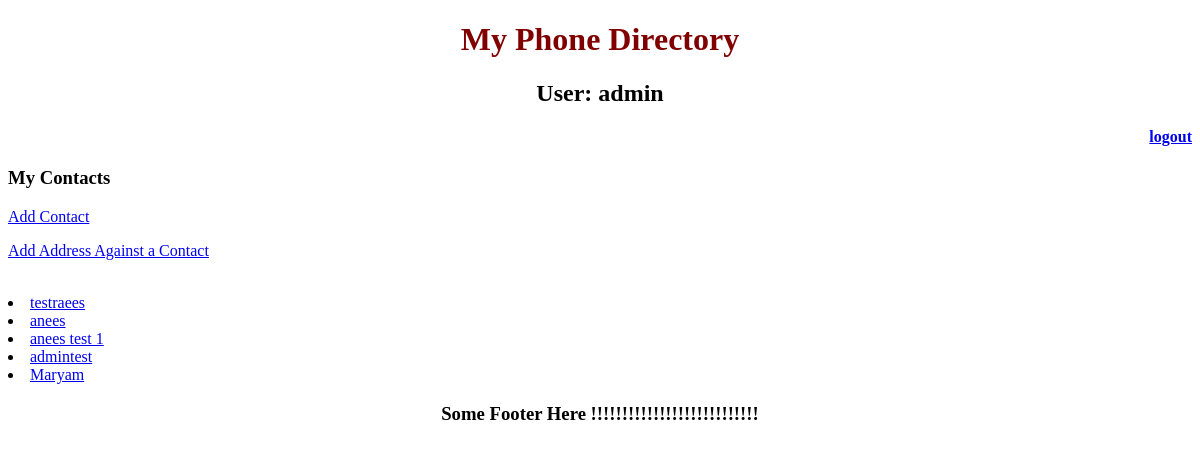
The page /contacts/contact/ (signed in) on the database as committed earlier.
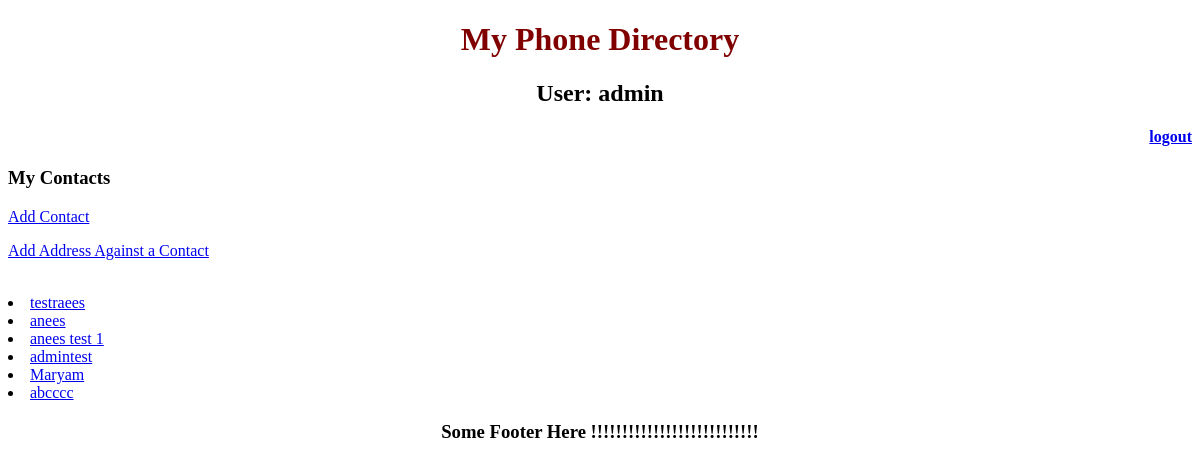
The same page on the database as committed later.
### contacts/models.py (models this page shows)
class Contact(models.Model):
    phone_regex = RegexValidator(
            regex=r'^\+?1?\d{9,20}$',
            message="Phone number must be entered in the format: '+999999999'. Up to 20 digits allowed."
    )
    user = models.ForeignKey(User)
    name = models.CharField(max_length=50)
    email = models.EmailField(max_length=30)
    phone_number = models.CharField(validators=[phone_regex], max_length=20, blank=True)
    contact_image = models.ImageField(upload_to='contacts_images', default='contacts_images/default.png')
    def __str__(self):
        return self.name

### contacts/views.py (the view)
class ContactsListView(View):
    template_name = "contacts/contact_list.html"
    def get(self, request):
        specific = Contact.objects.filter(user=request.user)
        return render(request, self.template_name, {'user_specific_contacts': specific})

### contacts/templates/contacts/contact_list.html
{% extends "phone_directory/layout.html" %}
{% block content %}
<h3>My Contacts</h3>
    <p><a href="{% url 'contacts:add_contact' %}">Add Contact</a></p>
    <p><a href="{% url 'contacts:add_address' %}">Add Address Against a Contact</a></p>
    <br>
    {% for contact in user_specific_contacts %}
        <li><a href="{% url 'contacts:contact_detail' contact.id %}">{{ contact }}</a></li>
    {% endfor %}
{% endblock %}

Rows that differ between the two databases and show on the page:
added Contact: name "abcccc"
